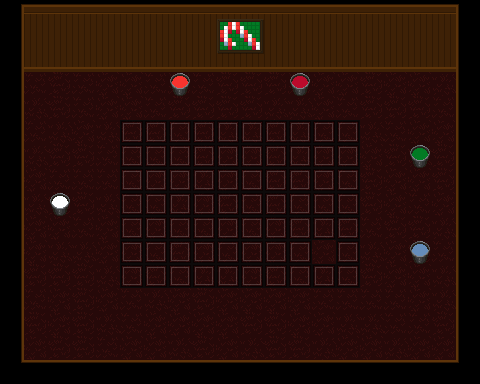

Below is a game level as drawn by its tile map, then a one-line description and the .tmx that defines it (tile-layer data replaced by summaries):
An orthogonal 20x16 tile map with 24x24 px tiles, 6 tile layers (Floor, Walls, Paintbuckets, Tile Layer 8, ...), 2 hidden layers not drawn, 7 tilesets and 4 objects (P1spawnPoint, P2spawnPoint, P3spawnPoint, P4spawnPoint).

<map version="1.0" orientation="orthogonal" renderorder="right-down" width="20" height="16" tilewidth="24" tileheight="24" nextobjectid="90">
 <tileset firstgid="1" name="walls" tilewidth="24" tileheight="24" tilecount="64">
  <image source="../../sprites/tiles/walls.png" width="192" height="192" />
 </tileset>
 <tileset firstgid="65" name="floor" tilewidth="24" tileheight="24" tilecount="42">
  <image source="../../sprites/tiles/floor.png" width="168" height="144" />
  <tile id="0">
   <properties>
    <property name="block" value="true" />
   </properties>
  </tile>
 </tileset>
 <tileset firstgid="107" name="buckets" tilewidth="24" tileheight="24" tilecount="15">
  <image source="../../sprites/buckets.png" width="360" height="24" />
  <tile id="0">
   <properties>
    <property name="Red" value="true" />
   </properties>
  </tile>
  <tile id="1">
   <properties>
    <property name="Blue1" value="true" />
   </properties>
  </tile>
  <tile id="2">
   <properties>
    <property name="Orange" value="true" />
   </properties>
  </tile>
  <tile id="3">
   <properties>
    <property name="Yellow1" value="true" />
   </properties>
  </tile>
  <tile id="4">
   <properties>
    <property name="Black" value="true" />
   </properties>
  </tile>
  <tile id="5">
   <properties>
    <property name="Blue2" value="true" />
   </properties>
  </tile>
  <tile id="6">
   <properties>
    <property name="Blue3" value="true" />
   </properties>
  </tile>
  <tile id="7">
   <properties>
    <property name="Green1" value="true" />
   </properties>
  </tile>
  <tile id="8">
   <properties>
    <property name="Green2" value="true" />
   </properties>
  </tile>
  <tile id="9">
   <properties>
    <property name="Green3" value="true" />
   </properties>
  </tile>
  <tile id="10">
   <properties>
    <property name="White" value="true" />
   </properties>
  </tile>
  <tile id="11">
   <properties>
    <property name="Red2" value="true" />
   </properties>
  </tile>
  <tile id="12">
   <properties>
    <property name="Grey1" value="true" />
   </properties>
  </tile>
  <tile id="13">
   <properties>
    <property name="Grey2" value="true" />
   </properties>
  </tile>
  <tile id="14">
   <properties>
    <property name="Purple1" value="true" />
   </properties>
  </tile>
 </tileset>
 <tileset firstgid="122" name="meta" tilewidth="24" tileheight="24" tilecount="2">
  <image source="../../sprites/tiles/meta_tiles.png" trans="ff00ff" width="67" height="34" />
  <tile id="0">
   <properties>
    <property name="Collidable" value="true" />
   </properties>
  </tile>
 </tileset>
 <tileset firstgid="124" name="paintings as tiles" tilewidth="24" tileheight="24" tilecount="35">
  <image source="../../sprites/tiles/paintings as tiles.png" width="120" height="168" />
 </tileset>
 <tileset firstgid="159" name="TEST" tilewidth="24" tileheight="24" tilecount="35">
  <tile id="0">
   <image width="24" height="24" source="../../sprites/objects/tile_black_paint_correct.png" />
  </tile>
  <tile id="1">
   <image width="24" height="24" source="../../sprites/objects/tile_black_paint_incorrect.png" />
  </tile>
  <tile id="2">
   <image width="24" height="24" source="../../sprites/objects/tile_blue1_paint_correct.png" />
  </tile>
  <tile id="3">
   <image width="24" height="24" source="../../sprites/objects/tile_blue1_paint_incorrect.png" />
  </tile>
  <tile id="4">
   <image width="24" height="24" source="../../sprites/objects/tile_blue2_paint_correct.png" />
  </tile>
  <tile id="5">
   <image width="24" height="24" source="../../sprites/objects/tile_blue2_paint_incorrect.png" />
  </tile>
  <tile id="6">
   <image width="24" height="24" source="../../sprites/objects/tile_blue3_paint_correct.png" />
  </tile>
  <tile id="7">
   <image width="24" height="24" source="../../sprites/objects/tile_blue3_paint_incorrect.png" />
  </tile>
  <tile id="8">
   <image width="24" height="24" source="../../sprites/objects/tile_green1_paint_correct.png" />
  </tile>
  <tile id="9">
   <image width="24" height="24" source="../../sprites/objects/tile_green1_paint_incorrect.png" />
  </tile>
  <tile id="10">
   <image width="24" height="24" source="../../sprites/objects/tile_green2_paint_correct.png" />
  </tile>
  <tile id="11">
   <image width="24" height="24" source="../../sprites/objects/tile_green2_paint_incorrect.png" />
  </tile>
  <tile id="12">
   <image width="24" height="24" source="../../sprites/objects/tile_green3_paint_correct.png" />
  </tile>
  <tile id="13">
   <image width="24" height="24" source="../../sprites/objects/tile_green3_paint_incorrect.png" />
  </tile>
  <tile id="14">
   <image width="24" height="24" source="../../sprites/objects/tile_grey1_paint_correct.png" />
  </tile>
  <tile id="15">
   <image width="24" height="24" source="../../sprites/objects/tile_grey1_paint_incorrect.png" />
  </tile>
  <tile id="16">
   <image width="24" height="24" source="../../sprites/objects/tile_grey2_paint_correct.png" />
  </tile>
  <tile id="17">
   <image width="24" height="24" source="../../sprites/objects/tile_grey2_paint_incorrect.png" />
  </tile>
  <tile id="18">
   <image width="24" height="24" source="../../sprites/objects/tile_orange_paint_correct.png" />
  </tile>
  <tile id="19">
   <image width="24" height="24" source="../../sprites/objects/tile_orange_paint_incorrect.png" />
  </tile>
  <tile id="20">
   <image width="24" height="24" source="../../sprites/objects/tile_purple1_paint_correct.png" />
  </tile>
  <tile id="21">
   <image width="24" height="24" source="../../sprites/objects/tile_purple1_paint_incorrect.png" />
  </tile>
  <tile id="22">
   <image width="24" height="24" source="../../sprites/objects/tile_red_paint_correct.png" />
  </tile>
  <tile id="23">
   <image width="24" height="24" source="../../sprites/objects/tile_red_paint_incorrect.png" />
  </tile>
  <tile id="24">
   <image width="24" height="24" source="../../sprites/objects/tile_red1_paint_correct.png" />
  </tile>
  <tile id="25">
   <image width="24" height="24" source="../../sprites/objects/tile_red1_paint_incorrect.png" />
  </tile>
  <tile id="26">
   <image width="24" height="24" source="../../sprites/objects/tile_red2_paint_correct.png" />
  </tile>
  <tile id="27">
   <image width="24" height="24" source="../../sprites/objects/tile_red2_paint_incorrect.png" />
  </tile>
  <tile id="28">
   <image width="24" height="24" source="../../sprites/objects/tile_white_paint_correct.png" />
  </tile>
  <tile id="29">
   <image width="24" height="24" source="../../sprites/objects/tile_white_paint_incorrect.png" />
  </tile>
  <tile id="30">
   <image width="24" height="24" source="../../sprites/objects/tile_yellow1_paint_correct.png" />
  </tile>
  <tile id="31">
   <image width="24" height="24" source="../../sprites/objects/tile_yellow1_paint_incorrect.png" />
  </tile>
  <tile id="32">
   <image width="24" height="24" source="../../sprites/objects/tile_yellow3_paint_correct.png" />
  </tile>
  <tile id="33">
   <image width="24" height="24" source="../../sprites/objects/tile_yellow3_paint_incorrect.png" />
  </tile>
  <tile id="34">
   <image width="24" height="24" source="../../sprites/paint_overlay_dry.png" />
  </tile>
 </tileset>
 <tileset firstgid="194" name="candy_wall" tilewidth="24" tileheight="24" tilecount="40">
  <image source="../../sprites/tiles/candy_wall.png" width="192" height="120" />
 </tileset>
 <layer name="Floor" width="20" height="16">
  <data>[320 cells, 300 non-empty, 5 distinct tile ids]</data>
 </layer>
 <layer name="Walls" width="20" height="16">
  <data>[320 cells, 104 non-empty, 10 distinct tile ids]</data>
 </layer>
 <layer name="Paintbuckets" width="20" height="16">
  <data>[320 cells, 5 non-empty, 5 distinct tile ids]</data>
 </layer>
 <objectgroup name="SpawnObjects" visible="0">
  <object id="84" name="P1spawnPoint" x="108" y="74" width="24" height="48" />
  <object id="85" name="P2spawnPoint" x="60" y="48" width="24" height="48" />
  <object id="87" name="P3spawnPoint" x="348" y="74" width="24" height="48" />
  <object id="88" name="P4spawnPoint" x="394" y="48" width="24" height="48" />
 </objectgroup>
 <layer name="Collision" width="20" height="16" visible="0">
  <data>[320 cells, 104 non-empty, 1 distinct tile ids]</data>
 </layer>
 <layer name="paint_tiles" width="20" height="16" visible="0">
  <data>[320 cells, 70 non-empty, 5 distinct tile ids]</data>
 </layer>
 <layer name="Tile Layer 8" width="20" height="16">
  <data>[320 cells, 69 non-empty, 1 distinct tile ids]</data>
 </layer>
 <layer name="Painting" width="20" height="16">
  <data>[320 cells, 104 non-empty, 10 distinct tile ids]</data>
 </layer>
 <layer name="Oops" width="20" height="16">
  <data>[320 cells, 6 non-empty, 6 distinct tile ids]</data>
 </layer>
</map>
